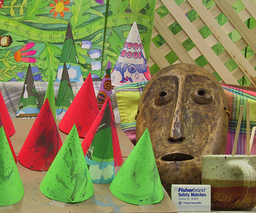
#> input picture hw4/src/testdata/Cones/img_left.png, 256 x 213 px, shrunk from 450 x 375 before the run, found by its file name
$ python main.py --image Tsukuba
#> lines starting #> are read from the running program, lines starting #| are printed output that depends on the picture
### hw4/src/computeDisp.py
import numpy as np
import cv2.ximgproc as xip  # type: ignore (ignore warning)


def census_cost(local_binary_L, local_binary_R):
    disparity = np.sum(np.abs(local_binary_L - local_binary_R), axis=1)
    return disparity


def computeDisp(Il, Ir, max_disp):
    h, w, ch = Il.shape
    labels = np.zeros((h, w), dtype=np.float32)
    Il = Il.astype(np.float32)
    Ir = Ir.astype(np.float32)

    # pad the image
    window_size = 3
    pad_size = window_size // 2

    img_L = np.pad(Il, ((pad_size, pad_size), (pad_size, pad_size), (0, 0)), mode="constant", constant_values=0)
    img_R = np.pad(Ir, ((pad_size, pad_size), (pad_size, pad_size), (0, 0)), mode="constant", constant_values=0)

    # >>> Cost Computation
    # TODO: Compute matching cost
    # [Tips] Census cost = Local binary pattern -> Hamming distance
    # [Tips] Set costs of out-of-bound pixels = cost of closest valid pixel
    # [Tips] Compute cost both Il to Ir and Ir to Il for later left-right consistency

    # >>> Cost Aggregation
    # TODO: Refine the cost according to nearby costs
    # [Tips] Joint bilateral filter (for the cost of each disparty)

    # store the matching costs for left-to-right and right-to-left disparities.
    cost_list_L = np.zeros((h, w, max_disp), dtype=np.float32)
    cost_list_R = np.zeros((h, w, max_disp), dtype=np.float32)

    local_binary_IL, local_binary_IR = [], []
    for i in range(h):
        for j in range(w):
            patch_L = img_L[i : i + window_size, j : j + window_size, :].copy()
            patch_R = img_R[i : i + window_size, j : j + window_size, :].copy()
            for k in range(ch):
                center_L = patch_L[pad_size, pad_size, k]
                center_R = patch_R[pad_size, pad_size, k]
                patch_L[:, :, k] = (patch_L[:, :, k] >= center_L).astype(np.float32)
                patch_R[:, :, k] = (patch_R[:, :, k] >= center_R).astype(np.float32)
            local_binary_IL.append(patch_L.flatten())
            local_binary_IR.append(patch_R.flatten())

    local_binary_IL = np.array(local_binary_IL).reshape(h, w, -1)  # (h, w, window_size*window_size*ch)
    local_binary_IR = np.array(local_binary_IR).reshape(h, w, -1)  # (h, w, window_size*window_size*ch)

    for i in range(h):
        for j in range(w):
            if j < max_disp - 1:
                local_binary_L = local_binary_IL[i, j][np.newaxis, :]
                local_binary_R = np.flip(local_binary_IR[i, : j + 1], axis=0)
                disparity = census_cost(local_binary_L, local_binary_R)
                cost_list_L[i, j, : j + 1] = disparity
                cost_list_L[i, j, j + 1 :] = disparity[-1]
            else:
                local_binary_L = local_binary_IL[i, j][np.newaxis, :]
                local_binary_R = np.flip(local_binary_IR[i, (j - max_disp + 1) : j + 1], axis=0)
                disparity = census_cost(local_binary_L, local_binary_R)
                cost_list_L[i, j, :] = disparity

            if j + max_disp > w:
                local_binary_L = local_binary_IL[i, j:w]
                local_binary_R = local_binary_IR[i, j][np.newaxis, :]
                disparity = census_cost(local_binary_L, local_binary_R)
                cost_list_R[i, j, : w - j] = disparity
                cost_list_R[i, j, w - j :] = disparity[-1]
            else:
                local_binary_L = local_binary_IL[i, j : j + max_disp]
                local_binary_R = local_binary_IR[i, j][np.newaxis, :]
                disparity = census_cost(local_binary_L, local_binary_R)
                cost_list_R[i, j, :] = disparity

    # Apply joint bilateral filter
    for d in range(max_disp):
        cost_list_L[:, :, d] = xip.jointBilateralFilter(Il, cost_list_L[:, :, d], 20, 10, 10)
        cost_list_R[:, :, d] = xip.jointBilateralFilter(Ir, cost_list_R[:, :, d], 20, 10, 10)

    # >>> Disparity Optimization
    # TODO: Determine disparity based on estimated cost.
    # [Tips] Winner-take-all
    winner_L = np.argmin(cost_list_L, axis=2)
    winner_R = np.argmin(cost_list_R, axis=2)

    # >>> Disparity Refinement
    # TODO: Do whatever to enhance the disparity map
    # [Tips] Left-right consistency check -> Hole filling -> Weighted median filtering

    # Inconsistent disparities are marked as -1 and then filled by the closest valid disparities
    for i in range(h):
        for j in range(w):
            if j - winner_L[i, j] >= 0 and winner_L[i, j] == winner_R[i, j - winner_L[i, j]]:
                continue
            else:
                winner_L[i, j] = -1

    for i in range(h):
        for j in range(w):
            if winner_L[i, j] == -1:
                left_disparity = np.inf
                right_disparity = np.inf

                l_idx = j - 1
                while l_idx >= 0 and winner_L[i, l_idx] == -1:
                    l_idx -= 1
                if l_idx >= 0:
                    left_disparity = winner_L[i, l_idx]

                r_idx = j + 1
                while r_idx < w and winner_L[i, r_idx] == -1:
                    r_idx += 1
                if r_idx < w:
                    right_disparity = winner_L[i, r_idx]

                winner_L[i, j] = min(left_disparity, right_disparity)

    labels = xip.weightedMedianFilter(Il.astype(np.uint8), winner_L.astype(np.uint8), 18, 1)
    return labels.astype(np.uint8)

### hw4/src/main.py
import numpy as np
import cv2
import argparse
import os, glob
from eval import evaluate
from computeDisp import computeDisp


def main():
    import time

    start = time.time()
    parser = argparse.ArgumentParser(description="main function of Stereo matching")
    parser.add_argument("--dataset_path", default="./testdata/", help="path to dataset")
    parser.add_argument(
        "--image", choices=["Tsukuba", "Venus", "Teddy", "Cones"], required=True, help="choose processing image"
    )
    args = parser.parse_args()
    os.makedirs("output", exist_ok=True)

    config = {"Tsukuba": (15, 16), "Venus": (20, 8), "Teddy": (60, 4), "Cones": (60, 4)}

    img_left = cv2.imread(os.path.join(args.dataset_path, args.image, "img_left.png"))
#> img_left is the input picture: shape (213, 256, 3); mean B, G, R 82.4, 130.2, 132.6
    img_left_g = cv2.imread(os.path.join(args.dataset_path, args.image, "img_left.png"), cv2.IMREAD_GRAYSCALE)
#> img_left_g: shape (213, 256); min 0, max 237, mean 125
    img_right = cv2.imread(os.path.join(args.dataset_path, args.image, "img_right.png"))
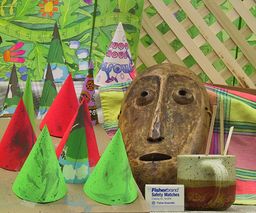
#> input picture hw4/src/testdata/Cones/img_right.png, 256 x 213 px, shrunk from 450 x 375 before the run, found by its file name
#> img_right is the input picture: shape (213, 256, 3); mean B, G, R 83.6, 133.3, 137.4
    img_right_g = cv2.imread(os.path.join(args.dataset_path, args.image, "img_right.png"), cv2.IMREAD_GRAYSCALE)
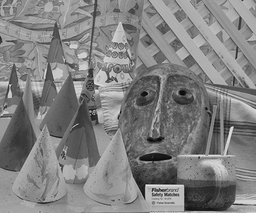
#> img_right_g: shape (213, 256); min 2, max 245, mean 128.4
    max_disp, scale_factor = config[args.image]

    labels = computeDisp(img_left, img_right, max_disp)
#> in computeDisp, `img_R = np.pad(Ir, ((pad_size, pad_size), (pad_size, pad_size), (0, 0)..`:
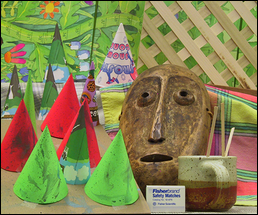
#> img_R: shape (215, 258, 3) float32; mean B, G, R 82.2, 131.1, 135.1
#> after the loop in computeDisp, `for i in range(h):`: local_binary_IL = 54528 items
#> in computeDisp, `winner_R = np.argmin(cost_list_R, axis=2)`:
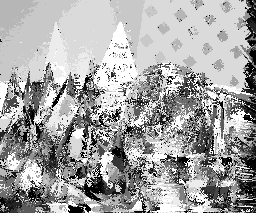
#> winner_R: shape (213, 256) int64; min 0, max 14, mean 9.07; drawn with min black and max white
#> after the loop in computeDisp, `for i in range(h):`:
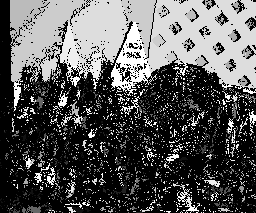
#> winner_L: shape (213, 256) int64; min -1, max 14, mean 4.18; drawn with min black and max white
#> after the loop in computeDisp, `for i in range(h):`:
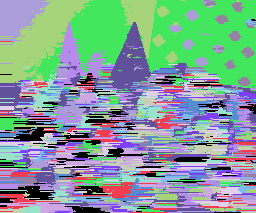
#> winner_L: shape (213, 256) int64; 15 distinct labels, from 0 to 14; one colour per label, 0 black
#> in computeDisp, `labels = xip.weightedMedianFilter(Il.astype(np.uint8), winner_L.astype..`:
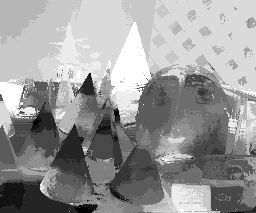
#> labels: shape (213, 256); min 0, max 14, mean 8.41; drawn with min black and max white
    cv2.imwrite("./output/%s.png" % args.image, np.uint8(labels * scale_factor))

    if glob.glob(os.path.join(args.dataset_path, args.image, "disp_gt.*")):
        gt_path = glob.glob(os.path.join(args.dataset_path, args.image, "disp_gt.*"))[0]
        img_gt = cv2.imread(gt_path, -1)
        error = evaluate(labels, img_gt, scale_factor)
        print("[Bad Pixel Ratio] %.2f%%" % (error * 100))
    print(f"duration: {time.time() - start:.3f} sec")


if __name__ == "__main__":
    main()
